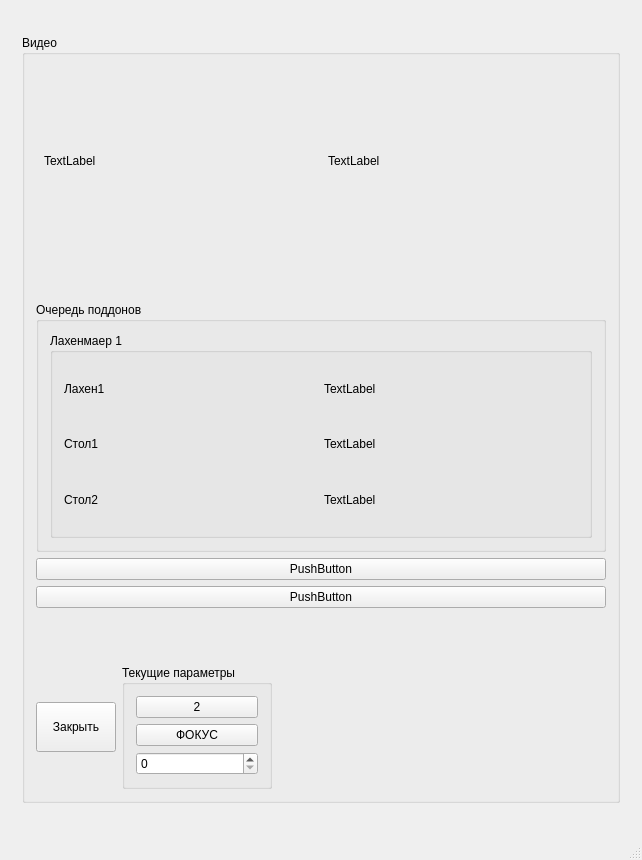
<?xml version="1.0" encoding="UTF-8"?>
<ui version="4.0">
 <class>MainWindow</class>
 <widget class="QMainWindow" name="MainWindow">
  <property name="geometry">
   <rect>
    <x>0</x>
    <y>0</y>
    <width>642</width>
    <height>860</height>
   </rect>
  </property>
  <property name="minimumSize">
   <size>
    <width>620</width>
    <height>860</height>
   </size>
  </property>
  <property name="maximumSize">
   <size>
    <width>642</width>
    <height>860</height>
   </size>
  </property>
  <property name="windowTitle">
   <string>MainWindow</string>
  </property>
  <widget class="QWidget" name="centralWidget">
   <layout class="QGridLayout" name="gridLayout_13">
    <item row="0" column="0">
     <widget class="QStackedWidget" name="stackedWidget">
      <property name="minimumSize">
       <size>
        <width>0</width>
        <height>790</height>
       </size>
      </property>
      <property name="maximumSize">
       <size>
        <width>620</width>
        <height>790</height>
       </size>
      </property>
      <property name="currentIndex">
       <number>2</number>
      </property>
      <widget class="QWidget" name="page">
       <widget class="QGroupBox" name="groupBox_6">
        <property name="geometry">
         <rect>
          <x>11</x>
          <y>12</y>
          <width>590</width>
          <height>350</height>
         </rect>
        </property>
        <property name="minimumSize">
         <size>
          <width>590</width>
          <height>350</height>
         </size>
        </property>
        <property name="maximumSize">
         <size>
          <width>590</width>
          <height>380</height>
         </size>
        </property>
        <property name="title">
         <string>Распознанные поддоны</string>
        </property>
        <layout class="QGridLayout" name="gridLayout_21">
         <item row="0" column="0">
          <widget class="QLabel" name="label">
           <property name="minimumSize">
            <size>
             <width>0</width>
             <height>15</height>
            </size>
           </property>
           <property name="maximumSize">
            <size>
             <width>16777215</width>
             <height>15</height>
            </size>
           </property>
           <property name="text">
            <string>ЛАХЕНМАЙЕР </string>
           </property>
          </widget>
         </item>
         <item row="1" column="0">
          <widget class="QLabel" name="Cam3">
           <property name="minimumSize">
            <size>
             <width>270</width>
             <height>300</height>
            </size>
           </property>
           <property name="maximumSize">
            <size>
             <width>270</width>
             <height>300</height>
            </size>
           </property>
           <property name="text">
            <string/>
           </property>
          </widget>
         </item>
        </layout>
       </widget>
       <widget class="QGroupBox" name="groupBox_4">
        <property name="geometry">
         <rect>
          <x>10</x>
          <y>370</y>
          <width>591</width>
          <height>400</height>
         </rect>
        </property>
        <property name="minimumSize">
         <size>
          <width>0</width>
          <height>400</height>
         </size>
        </property>
        <property name="maximumSize">
         <size>
          <width>600</width>
          <height>200</height>
         </size>
        </property>
        <property name="title">
         <string>Управление</string>
        </property>
        <layout class="QGridLayout" name="gridLayout_3">
         <item row="3" column="0">
          <layout class="QGridLayout" name="gridLayout_11">
           <item row="1" column="2">
            <widget class="QPushButton" name="pushButton_2">
             <property name="minimumSize">
              <size>
               <width>0</width>
               <height>10</height>
              </size>
             </property>
             <property name="maximumSize">
              <size>
               <width>16777215</width>
               <height>10</height>
              </size>
             </property>
             <property name="font">
              <font>
               <pointsize>14</pointsize>
              </font>
             </property>
             <property name="text">
              <string>Начать поиск </string>
             </property>
            </widget>
           </item>
           <item row="1" column="0">
            <widget class="QPushButton" name="pushButton">
             <property name="minimumSize">
              <size>
               <width>0</width>
               <height>10</height>
              </size>
             </property>
             <property name="maximumSize">
              <size>
               <width>16777215</width>
               <height>10</height>
              </size>
             </property>
             <property name="font">
              <font>
               <pointsize>13</pointsize>
              </font>
             </property>
             <property name="text">
              <string>1</string>
             </property>
            </widget>
           </item>
           <item row="0" column="2">
            <widget class="QPushButton" name="pushButton_exit">
             <property name="minimumSize">
              <size>
               <width>0</width>
               <height>50</height>
              </size>
             </property>
             <property name="maximumSize">
              <size>
               <width>16777215</width>
               <height>50</height>
              </size>
             </property>
             <property name="font">
              <font>
               <pointsize>12</pointsize>
               <weight>75</weight>
               <bold>true</bold>
              </font>
             </property>
             <property name="text">
              <string>ВЫХОД</string>
             </property>
            </widget>
           </item>
           <item row="0" column="0">
            <widget class="QPushButton" name="video_ENB">
             <property name="minimumSize">
              <size>
               <width>0</width>
               <height>50</height>
              </size>
             </property>
             <property name="font">
              <font>
               <pointsize>12</pointsize>
               <weight>75</weight>
               <bold>true</bold>
              </font>
             </property>
             <property name="text">
              <string>ВИДЕО</string>
             </property>
            </widget>
           </item>
          </layout>
         </item>
         <item row="1" column="0">
          <layout class="QGridLayout" name="gridLayout">
           <item row="0" column="0">
            <widget class="QPushButton" name="enb_lach1">
             <property name="minimumSize">
              <size>
               <width>0</width>
               <height>60</height>
              </size>
             </property>
             <property name="maximumSize">
              <size>
               <width>16777215</width>
               <height>45</height>
              </size>
             </property>
             <property name="font">
              <font>
               <pointsize>10</pointsize>
               <weight>75</weight>
               <bold>true</bold>
              </font>
             </property>
             <property name="text">
              <string>Включить контроль
линия 1</string>
             </property>
            </widget>
           </item>
           <item row="1" column="0">
            <spacer name="verticalSpacer_3">
             <property name="orientation">
              <enum>Qt::Vertical</enum>
             </property>
             <property name="sizeHint" stdset="0">
              <size>
               <width>20</width>
               <height>40</height>
              </size>
             </property>
            </spacer>
           </item>
           <item row="3" column="0">
            <spacer name="verticalSpacer_2">
             <property name="orientation">
              <enum>Qt::Vertical</enum>
             </property>
             <property name="sizeHint" stdset="0">
              <size>
               <width>20</width>
               <height>40</height>
              </size>
             </property>
            </spacer>
           </item>
           <item row="4" column="0">
            <widget class="QPushButton" name="emptyExit1">
             <property name="minimumSize">
              <size>
               <width>0</width>
               <height>45</height>
              </size>
             </property>
             <property name="maximumSize">
              <size>
               <width>16777215</width>
               <height>45</height>
              </size>
             </property>
             <property name="font">
              <font>
               <pointsize>10</pointsize>
               <weight>75</weight>
               <bold>true</bold>
              </font>
             </property>
             <property name="styleSheet">
              <string notr="true"/>
             </property>
             <property name="text">
              <string>Выгнать поддон линия 1</string>
             </property>
            </widget>
           </item>
           <item row="2" column="0">
            <widget class="QPushButton" name="Lach1OFF">
             <property name="minimumSize">
              <size>
               <width>0</width>
               <height>60</height>
              </size>
             </property>
             <property name="font">
              <font>
               <pointsize>10</pointsize>
               <weight>75</weight>
               <bold>true</bold>
              </font>
             </property>
             <property name="text">
              <string>Отключить контроль
линия 1</string>
             </property>
            </widget>
           </item>
          </layout>
         </item>
         <item row="2" column="0">
          <spacer name="verticalSpacer">
           <property name="orientation">
            <enum>Qt::Vertical</enum>
           </property>
           <property name="sizeHint" stdset="0">
            <size>
             <width>20</width>
             <height>40</height>
            </size>
           </property>
          </spacer>
         </item>
        </layout>
       </widget>
      </widget>
      <widget class="QWidget" name="page_2">
       <layout class="QGridLayout" name="gridLayout_2">
        <item row="0" column="0">
         <spacer name="horizontalSpacer">
          <property name="orientation">
           <enum>Qt::Horizontal</enum>
          </property>
          <property name="sizeHint" stdset="0">
           <size>
            <width>40</width>
            <height>20</height>
           </size>
          </property>
         </spacer>
        </item>
       </layout>
      </widget>
      <widget class="QWidget" name="page_3">
       <layout class="QGridLayout" name="gridLayout_15">
        <item row="0" column="0">
         <widget class="QGroupBox" name="groupBox_3">
          <property name="title">
           <string>Видео</string>
          </property>
          <layout class="QGridLayout" name="gridLayout_4">
           <item row="2" column="0">
            <widget class="QPushButton" name="test_cams">
             <property name="text">
              <string>PushButton</string>
             </property>
            </widget>
           </item>
           <item row="1" column="0">
            <widget class="QGroupBox" name="groupBox">
             <property name="minimumSize">
              <size>
               <width>0</width>
               <height>250</height>
              </size>
             </property>
             <property name="title">
              <string>Очередь поддонов</string>
             </property>
             <layout class="QGridLayout" name="gridLayout_5">
              <item row="0" column="0">
               <widget class="QGroupBox" name="groupBox_2">
                <property name="title">
                 <string>Лахенмаер 1</string>
                </property>
                <layout class="QGridLayout" name="gridLayout_12">
                 <item row="1" column="0">
                  <layout class="QGridLayout" name="gridLayout_7">
                   <item row="0" column="0">
                    <widget class="QLabel" name="label_4">
                     <property name="text">
                      <string>Стол1</string>
                     </property>
                    </widget>
                   </item>
                   <item row="0" column="1">
                    <widget class="QLabel" name="L1_QueueOut">
                     <property name="text">
                      <string>TextLabel</string>
                     </property>
                    </widget>
                   </item>
                  </layout>
                 </item>
                 <item row="2" column="0">
                  <layout class="QGridLayout" name="gridLayout_8">
                   <item row="0" column="0">
                    <widget class="QLabel" name="label_5">
                     <property name="text">
                      <string>Стол2</string>
                     </property>
                    </widget>
                   </item>
                   <item row="0" column="1">
                    <widget class="QLabel" name="L1_QueueChange">
                     <property name="text">
                      <string>TextLabel</string>
                     </property>
                    </widget>
                   </item>
                  </layout>
                 </item>
                 <item row="0" column="0">
                  <layout class="QGridLayout" name="gridLayout_6">
                   <item row="0" column="0">
                    <widget class="QLabel" name="label_3">
                     <property name="text">
                      <string>Лахен1</string>
                     </property>
                    </widget>
                   </item>
                   <item row="0" column="1">
                    <widget class="QLabel" name="L1_Queue">
                     <property name="text">
                      <string>TextLabel</string>
                     </property>
                    </widget>
                   </item>
                  </layout>
                 </item>
                </layout>
               </widget>
              </item>
             </layout>
            </widget>
           </item>
           <item row="4" column="0">
            <spacer name="verticalSpacer_4">
             <property name="orientation">
              <enum>Qt::Vertical</enum>
             </property>
             <property name="sizeHint" stdset="0">
              <size>
               <width>20</width>
               <height>40</height>
              </size>
             </property>
            </spacer>
           </item>
           <item row="0" column="0">
            <layout class="QGridLayout" name="gridLayout_17">
             <item row="0" column="0">
              <widget class="QLabel" name="Cam1">
               <property name="minimumSize">
                <size>
                 <width>270</width>
                 <height>190</height>
                </size>
               </property>
               <property name="maximumSize">
                <size>
                 <width>270</width>
                 <height>190</height>
                </size>
               </property>
               <property name="text">
                <string>TextLabel</string>
               </property>
              </widget>
             </item>
             <item row="0" column="1">
              <widget class="QLabel" name="Cam2">
               <property name="minimumSize">
                <size>
                 <width>270</width>
                 <height>190</height>
                </size>
               </property>
               <property name="maximumSize">
                <size>
                 <width>270</width>
                 <height>190</height>
                </size>
               </property>
               <property name="text">
                <string>TextLabel</string>
               </property>
              </widget>
             </item>
             <item row="1" column="0">
              <spacer name="verticalSpacer_5">
               <property name="orientation">
                <enum>Qt::Vertical</enum>
               </property>
               <property name="sizeHint" stdset="0">
                <size>
                 <width>20</width>
                 <height>40</height>
                </size>
               </property>
              </spacer>
             </item>
            </layout>
           </item>
           <item row="5" column="0">
            <layout class="QGridLayout" name="gridLayout_16">
             <item row="0" column="2">
              <spacer name="horizontalSpacer_3">
               <property name="orientation">
                <enum>Qt::Horizontal</enum>
               </property>
               <property name="sizeHint" stdset="0">
                <size>
                 <width>40</width>
                 <height>20</height>
                </size>
               </property>
              </spacer>
             </item>
             <item row="0" column="0">
              <widget class="QPushButton" name="videoClose">
               <property name="minimumSize">
                <size>
                 <width>0</width>
                 <height>50</height>
                </size>
               </property>
               <property name="maximumSize">
                <size>
                 <width>150</width>
                 <height>16777215</height>
                </size>
               </property>
               <property name="text">
                <string>Закрыть</string>
               </property>
              </widget>
             </item>
             <item row="0" column="1">
              <widget class="QGroupBox" name="groupBox_8">
               <property name="minimumSize">
                <size>
                 <width>150</width>
                 <height>0</height>
                </size>
               </property>
               <property name="maximumSize">
                <size>
                 <width>1111111</width>
                 <height>16777215</height>
                </size>
               </property>
               <property name="title">
                <string>Текущие параметры</string>
               </property>
               <layout class="QGridLayout" name="gridLayout_10">
                <item row="0" column="0">
                 <widget class="QPushButton" name="foc1">
                  <property name="text">
                   <string>2</string>
                  </property>
                 </widget>
                </item>
                <item row="3" column="0">
                 <widget class="QSpinBox" name="spinBox">
                  <property name="maximum">
                   <number>255</number>
                  </property>
                 </widget>
                </item>
                <item row="1" column="0">
                 <widget class="QPushButton" name="foc">
                  <property name="text">
                   <string>ФОКУС</string>
                  </property>
                 </widget>
                </item>
               </layout>
              </widget>
             </item>
            </layout>
           </item>
           <item row="3" column="0">
            <widget class="QPushButton" name="test2">
             <property name="text">
              <string>PushButton</string>
             </property>
            </widget>
           </item>
          </layout>
         </widget>
        </item>
       </layout>
      </widget>
     </widget>
    </item>
   </layout>
  </widget>
  <widget class="QStatusBar" name="statusBar"/>
  <action name="action">
   <property name="text">
    <string>Параметры</string>
   </property>
  </action>
 </widget>
 <layoutdefault spacing="6" margin="11"/>
 <resources/>
 <connections/>
</ui>
